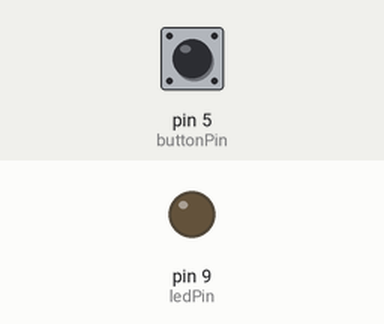
The sketch below on a simulated Arduino Uno, built with avr-gcc and run on an emulated ATmega328P. Shown: output pins drawn as LEDs (lit = HIGH). The test bench sets the inputs (shaded band); at power-on: pin 5 (buttonPin) LOW.

Above: at 1.2 s.
1.3 s: pin 5 (buttonPin) pulled HIGH for 3.2 s
At 5.4 s:
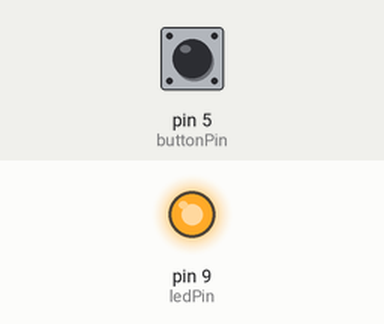
6.0 s: pin 5 (buttonPin) pulled HIGH for 0.15 s
At 6.7 s:
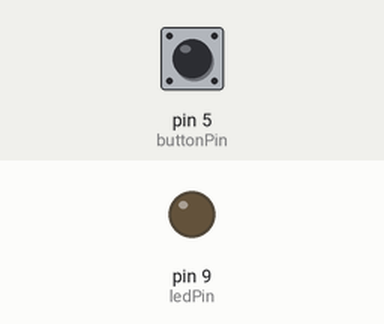
Timing chart, 0 to 9.0 s (numbered marks = the images above; inputs shaded):
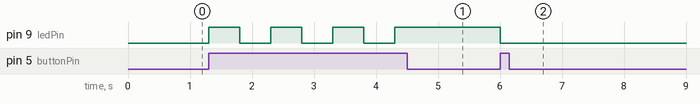

Measured:
- after the input at 1.3 s, pin 9 (ledPin): alternates HIGH for 0.50 s and LOW for 0.50 s, 7 changes in all, then stays HIGH, starting at once
- after the input at 6.0 s, pin 9 (ledPin): HIGH → LOW at once

The sketch:

Statechange1.ino
```cpp
/*
State Change
*/

const int buttonPin = 5;
const int ledPin = 9;

int buttonState = 0;
int buttonFlag = 0;

void setup() {
  pinMode(ledPin, OUTPUT);
  pinMode(buttonPin, INPUT);
}

void loop(){
  buttonState = digitalRead(buttonPin);

  if (buttonState == HIGH){
    //if the pushbutton, check buttonFlag
    if( buttonFlag == 1){
      buttonFlag = 0;
      digitalWrite(ledPin, LOW);
      delay(500); //to avoid bouncing
    }
    else{
      buttonFlag = 1;
      digitalWrite(ledPin, HIGH);
      delay(500); //to avoid bouncing
    }
  }
}
```
